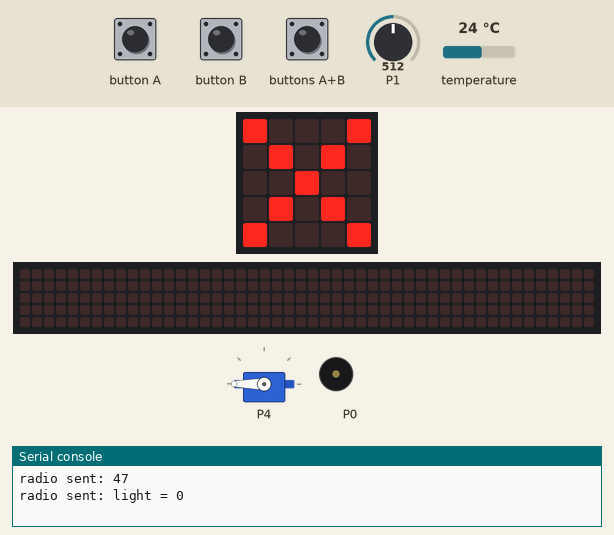
The program below on a simulated BBC micro:bit (MakeCode). Shown: servo, the board's 5×5 LED display, a strip that is not on the board, showing the scrolling text unrolled, buzzer (waves = sounding), the last lines printed to the serial console. Inputs (shaded band) come from the test bench; at power-on: P1 = 512, temperature 24 °C (analog values on the 0–1023 scale). No radio messages arrive unless stated (any console line starting 'radio sent:' is added by the test bench); the 48×5 strip is a reading aid, not a part: it shows the text the display is scrolling, unrolled, one strip-width of it at a time.

Above: at 1.6 s.
1.7 s: P1 set to 20
At 2.58 s:
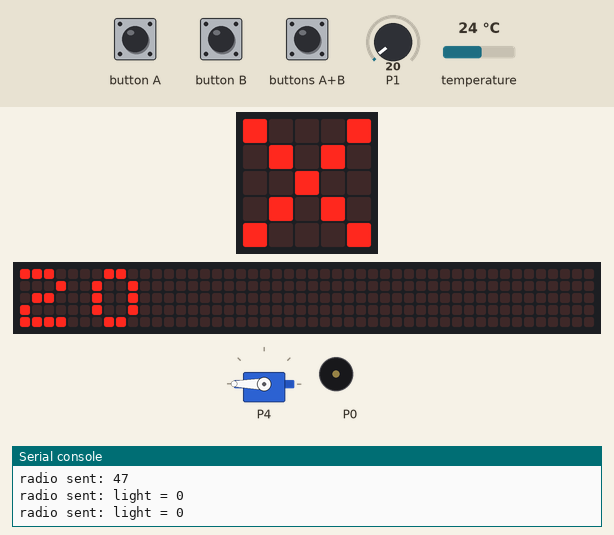
4.4 s: P1 set to 40
At 5.98 s:
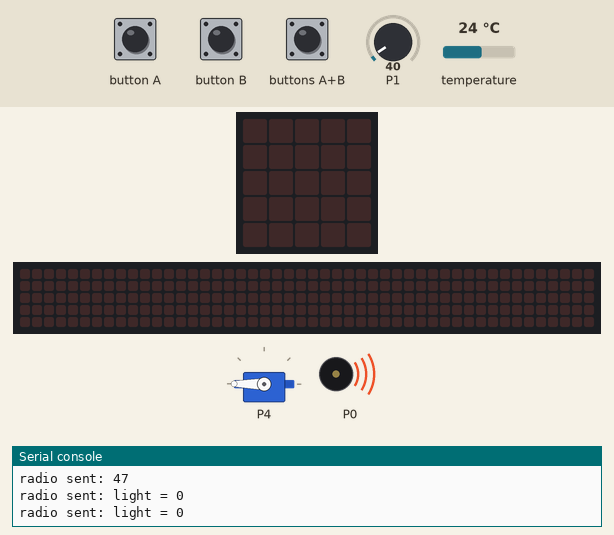
7.7 s: P1 set to 15
At 10.29 s:
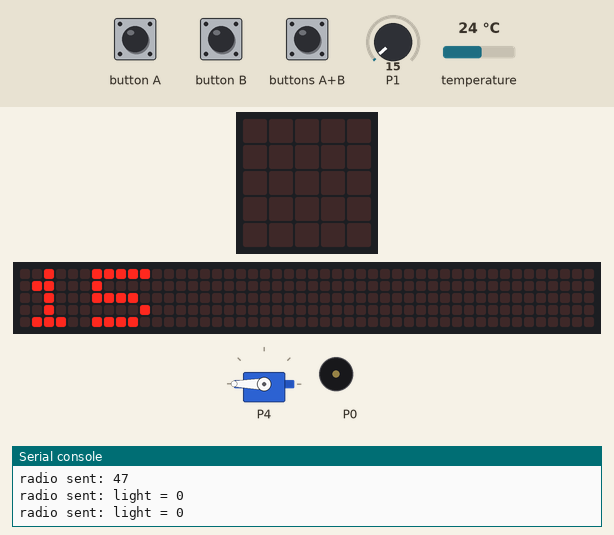
Timing chart, 0 to 12.0 s (numbered marks = the images above; inputs shaded):
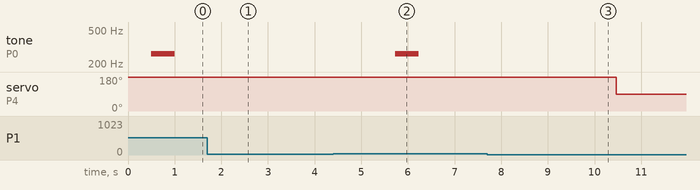

The program:

main.ts
```typescript
let lightoff = 0
let lighton = 0
let lightserveron = 0
function lightremoteserver () {
    lightoff = 0
    lighton = 1
}
// force open fan
input.onButtonPressed(Button.A, function () {
    pins.digitalWritePin(DigitalPin.P0, 1)
})
// Force silence warning sound
input.onButtonPressed(Button.AB, function () {
    music.stopAllSounds()
})
// force close fan
input.onButtonPressed(Button.B, function () {
    pins.digitalWritePin(DigitalPin.P0, 0)
})
function fan_ctrl () {
    if (input.temperature() >= 25) {
        pins.digitalWritePin(DigitalPin.P0, 1)
    } else {
        pins.digitalWritePin(DigitalPin.P0, 0)
    }
}
function Water_immersion_detection () {
    if (pins.analogReadPin(AnalogReadWritePin.P1) >= 30) {
        pins.servoWritePin(AnalogPin.P4, 180)
        basic.pause(500)
        music.play(music.tonePlayable(262, music.beat(BeatFraction.Whole)), music.PlaybackMode.UntilDone)
        radio.setGroup(100)
        basic.clearScreen()
        basic.showLeds(`
            # . . . #
            . # . # .
            . . # . .
            . # . # .
            # . . . #
            `)
        while (pins.analogReadPin(AnalogReadWritePin.P1) >= 30) {
            lightserveron = 47
            basic.pause(100)
            radio.sendNumber(lightserveron)
            radio.sendValue("light", lighton)
            basic.pause(1000)
            radio.sendValue("light", lightoff)
        }
    } else {
        pins.servoWritePin(AnalogPin.P4, 90)
        music.stopAllSounds()
    }
}
basic.forever(function () {
    Water_immersion_detection()
    fan_ctrl()
    basic.showNumber(pins.analogReadPin(AnalogReadWritePin.P1))
    lightserveron = 1
})
```

test.ts
```typescript
// 在這裡測試；當此封包作為擴充功能時，將不會編譯此內容。
```

Measured:
- after the input at 1.7 s, the display: changes after 0.81 s (image 1)
- after the input at 4.4 s, tone on P0: silent → 262 Hz after 1.3 s, → silent 0.50 s later; servo on P4: stays 180° (without the input it goes to 90° after 0.83 s)
- after the input at 7.7 s, servo on P4: 180° → 90° after 2.8 s; the display: first changes at once (image 3 shows a later state)
- what the display in image 2 shows lasts 1.0 s, from 5.2 s to 6.2 s
